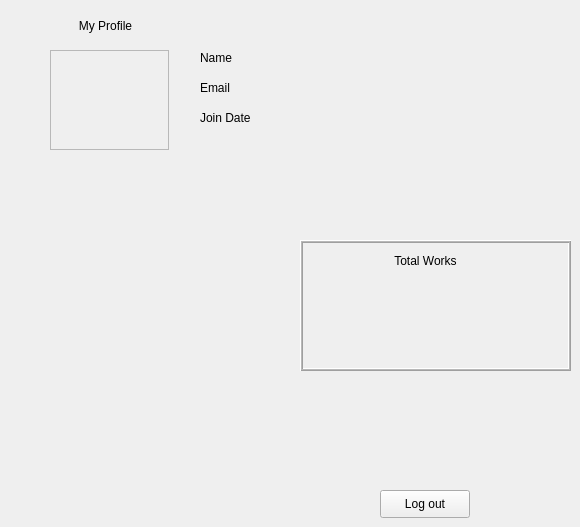
         <widget class="QWidget" name="tab_11">
          <attribute name="title">
           <string>Profile</string>
          </attribute>
          <widget class="QLabel" name="label_104">
           <property name="geometry">
            <rect>
             <x>50</x>
             <y>50</y>
             <width>119</width>
             <height>100</height>
            </rect>
           </property>
           <property name="sizePolicy">
            <sizepolicy hsizetype="Fixed" vsizetype="Fixed">
             <horstretch>0</horstretch>
             <verstretch>0</verstretch>
            </sizepolicy>
           </property>
           <property name="styleSheet">
            <string notr="true"/>
           </property>
           <property name="frameShape">
            <enum>QFrame::Box</enum>
           </property>
           <property name="frameShadow">
            <enum>QFrame::Sunken</enum>
           </property>
           <property name="lineWidth">
            <number>0</number>
           </property>
           <property name="midLineWidth">
            <number>1</number>
           </property>
           <property name="text">
            <string/>
           </property>
           <property name="scaledContents">
            <bool>false</bool>
           </property>
           <property name="alignment">
            <set>Qt::AlignCenter</set>
           </property>
          </widget>
          <widget class="QLabel" name="label_105">
           <property name="geometry">
            <rect>
             <x>200</x>
             <y>50</y>
             <width>181</width>
             <height>16</height>
            </rect>
           </property>
           <property name="text">
            <string>Name</string>
           </property>
          </widget>
          <widget class="QLabel" name="label_106">
           <property name="geometry">
            <rect>
             <x>200</x>
             <y>80</y>
             <width>191</width>
             <height>16</height>
            </rect>
           </property>
           <property name="text">
            <string>Email</string>
           </property>
          </widget>
          <widget class="QLabel" name="label_107">
           <property name="geometry">
            <rect>
             <x>200</x>
             <y>110</y>
             <width>201</width>
             <height>16</height>
            </rect>
           </property>
           <property name="text">
            <string>Join Date</string>
           </property>
          </widget>
          <widget class="QLabel" name="label_108">
           <property name="geometry">
            <rect>
             <x>30</x>
             <y>10</y>
             <width>151</width>
             <height>31</height>
            </rect>
           </property>
           <property name="text">
            <string>My Profile</string>
           </property>
           <property name="alignment">
            <set>Qt::AlignCenter</set>
           </property>
          </widget>
          <widget class="QFrame" name="frame_9">
           <property name="geometry">
            <rect>
             <x>300</x>
             <y>240</y>
             <width>271</width>
             <height>131</height>
            </rect>
           </property>
           <property name="frameShape">
            <enum>QFrame::Box</enum>
           </property>
           <property name="frameShadow">
            <enum>QFrame::Raised</enum>
           </property>
           <property name="midLineWidth">
            <number>1</number>
           </property>
           <widget class="QLabel" name="label_109">
            <property name="geometry">
             <rect>
              <x>70</x>
              <y>10</y>
              <width>111</width>
              <height>21</height>
             </rect>
            </property>
            <property name="text">
             <string>Total Works</string>
            </property>
            <property name="alignment">
             <set>Qt::AlignCenter</set>
            </property>
           </widget>
          </widget>
          <widget class="QPushButton" name="pushButton_21">
           <property name="geometry">
            <rect>
             <x>380</x>
             <y>490</y>
             <width>90</width>
             <height>28</height>
            </rect>
           </property>
           <property name="text">
            <string>Log out</string>
           </property>
          </widget>
         </widget>
